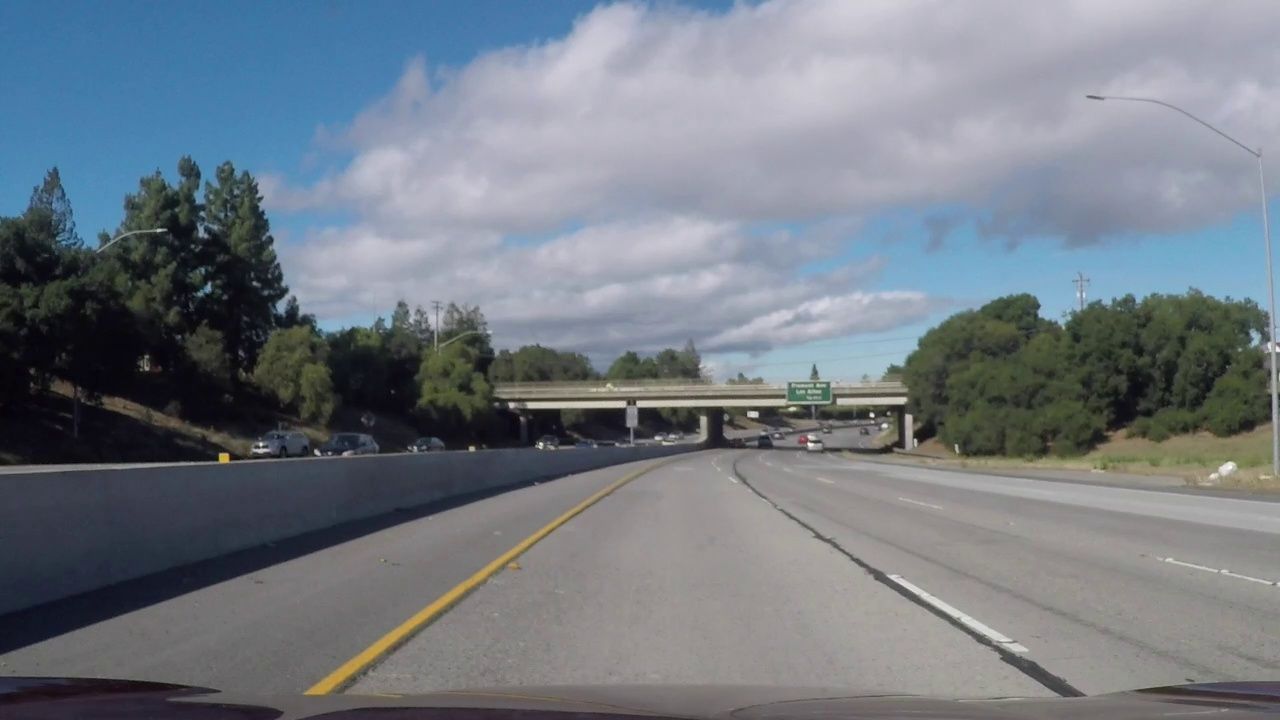
#> input picture test_images/challenge_video_frame_1.jpg, 1280 x 720 px; the run also reads 1 picture not shown here
$ jupyter execute --allow-errors Experiment.ipynb   (older library calls are emulated)
#> lines starting #> are read from the running program, lines starting #| are printed output that depends on the picture
### PerspectiveTransformation.py
import cv2
import numpy as np

class PerspectiveTransformation:
    """ This a class for transforming image between front view and top view

    Attributes:
        src (np.array): Coordinates of 4 source points
        dst (np.array): Coordinates of 4 destination points
        M (np.array): Matrix to transform image from front view to top view
        M_inv (np.array): Matrix to transform image from top view to front view
    """
    def __init__(self):
        """Init PerspectiveTransformation."""
        self.src = np.float32([(550, 460),     # top-left
                               (150, 720),     # bottom-left
                               (1200, 720),    # bottom-right
                               (770, 460)])    # top-right
        self.dst = np.float32([(100, 0),
                               (100, 720),
                               (1100, 720),
                               (1100, 0)])
        self.M = cv2.getPerspectiveTransform(self.src, self.dst)
        self.M_inv = cv2.getPerspectiveTransform(self.dst, self.src)

    # [25 lines left out: functions forward, backward, not called in this run]

### LaneLines.py
import cv2
import numpy as np
import matplotlib.image as mpimg

def hist(img):
    bottom_half = img[img.shape[0]//2:,:]
    return np.sum(bottom_half, axis=0)

class LaneLines:
    """ Class containing information about detected lane lines.

    Attributes:
        left_fit (np.array): Coefficients of a polynomial that fit left lane line
        right_fit (np.array): Coefficients of a polynomial that fit right lane line
        parameters (dict): Dictionary containing all parameters needed for the pipeline
        debug (boolean): Flag for debug/normal mode
    """
    def __init__(self):
        """Init Lanelines.

        Parameters:
            left_fit (np.array): Coefficients of polynomial that fit left lane
            right_fit (np.array): Coefficients of polynomial that fit right lane
            binary (np.array): binary image
        """
        self.left_fit = None
        self.right_fit = None
        self.binary = None
        self.nonzero = None
        self.nonzerox = None
        self.nonzeroy = None
        self.clear_visibility = True
        self.dir = []
        self.left_curve_img = mpimg.imread('left_turn.png')
        self.right_curve_img = mpimg.imread('right_turn.png')
        self.keep_straight_img = mpimg.imread('straight.png')
        self.left_curve_img = cv2.normalize(src=self.left_curve_img, dst=None, alpha=0, beta=255, norm_type=cv2.NORM_MINMAX, dtype=cv2.CV_8U)
        self.right_curve_img = cv2.normalize(src=self.right_curve_img, dst=None, alpha=0, beta=255, norm_type=cv2.NORM_MINMAX, dtype=cv2.CV_8U)
        self.keep_straight_img = cv2.normalize(src=self.keep_straight_img, dst=None, alpha=0, beta=255, norm_type=cv2.NORM_MINMAX, dtype=cv2.CV_8U)

        # HYPERPARAMETERS
        # Number of sliding windows
        self.nwindows = 9
        # Width of the the windows +/- margin
        self.margin = 100
        # Mininum number of pixels found to recenter window
        self.minpix = 50

    # [228 lines left out: functions forward, pixels_in_window, extract_features, find_lane_pixels, fit_poly, plot and 1 more, not called in this run]

### Experiment.ipynb
[cell 1]
import numpy as np
import matplotlib.pyplot as plt
import matplotlib.image as mpimg
import cv2
from IPython.display import HTML, Video
from moviepy.editor import VideoFileClip
from PerspectiveTransformation import *
from LaneLines import *

[cell 2]
images = []
images.append(mpimg.imread('test_images/challenge_video_frame_1.jpg'))
images.append(mpimg.imread('test_images/challenge_video_frame_100.jpg'))
images.append(mpimg.imread('test_images/challenge_video_frame_110.jpg'))
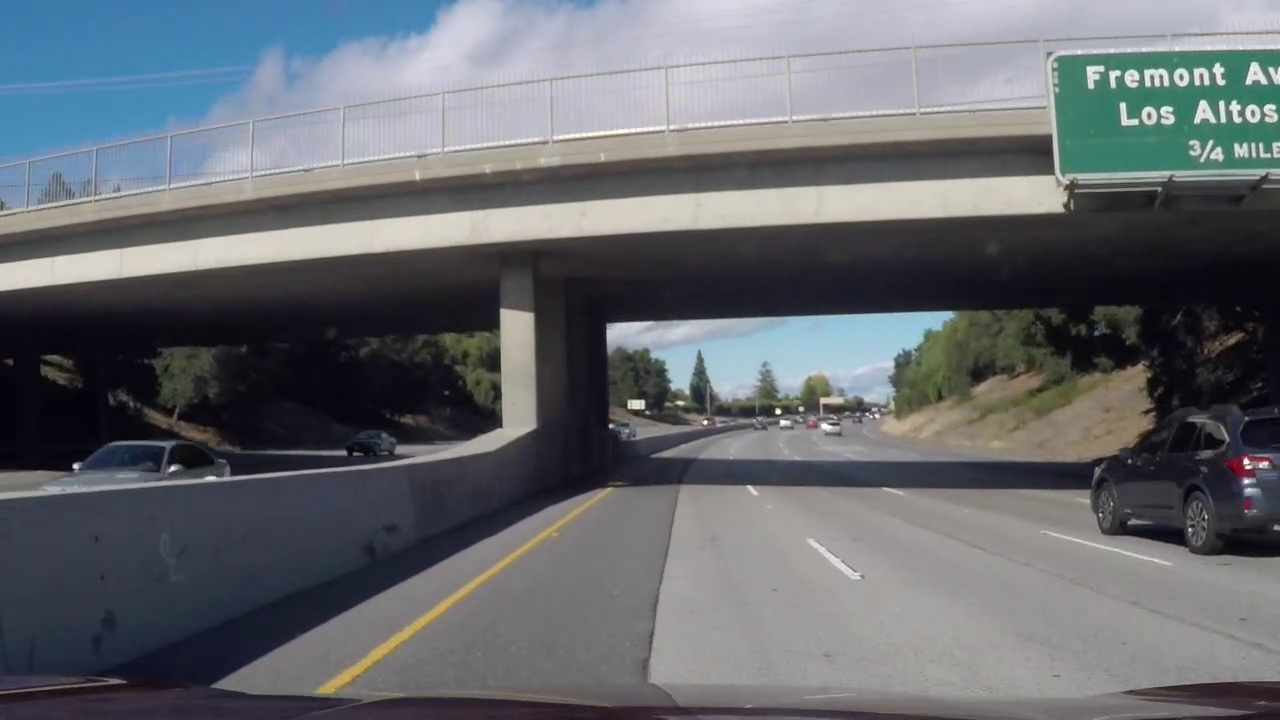
#> input picture test_images/challenge_video_frame_110.jpg, 1280 x 720 px
images.append(mpimg.imread('test_images/challenge_video_frame_120.jpg'))
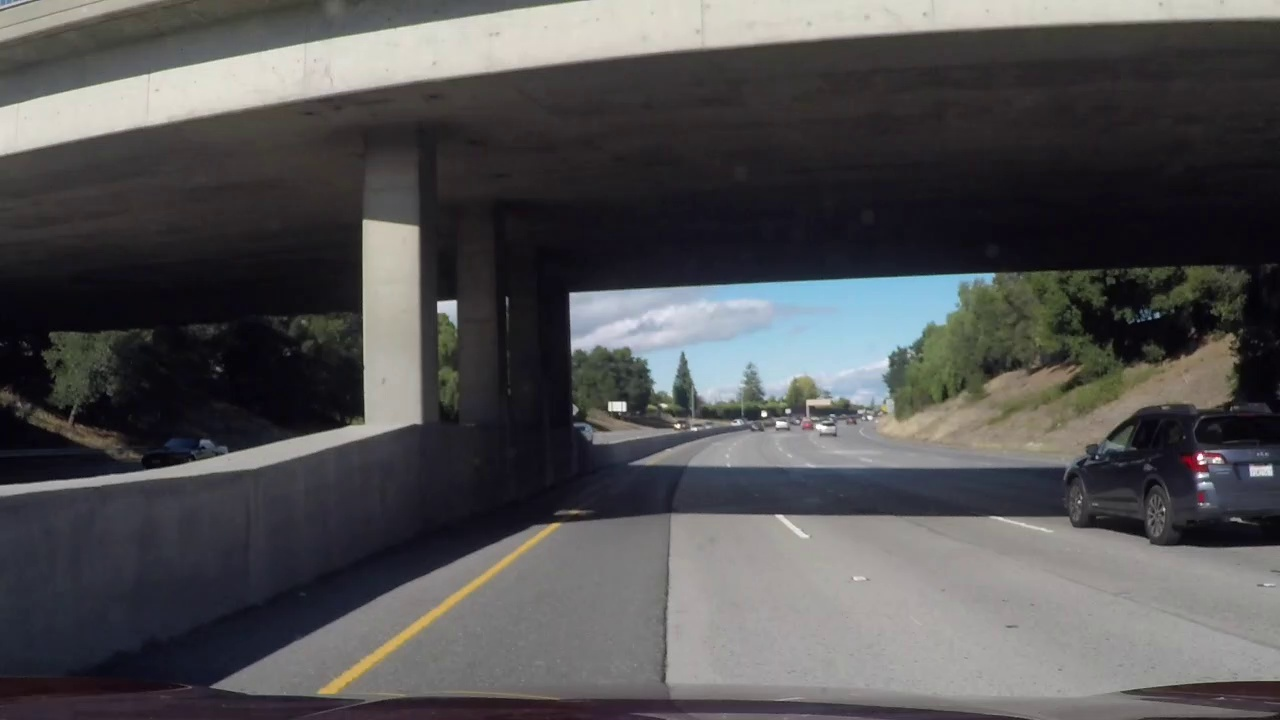
#> input picture test_images/challenge_video_frame_120.jpg, 1280 x 720 px
images.append(mpimg.imread('test_images/challenge_video_frame_130.jpg'))
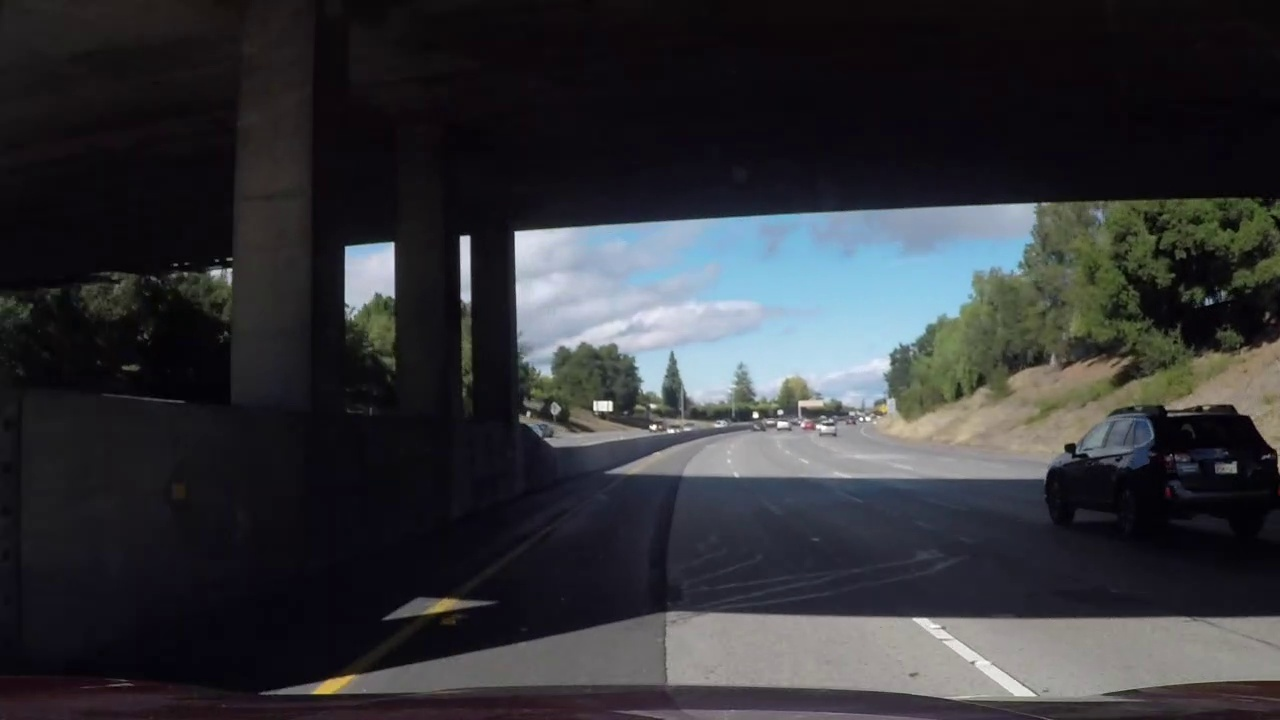
#> input picture test_images/challenge_video_frame_130.jpg, 1280 x 720 px
images.append(mpimg.imread('test_images/challenge_video_frame_140.jpg'))
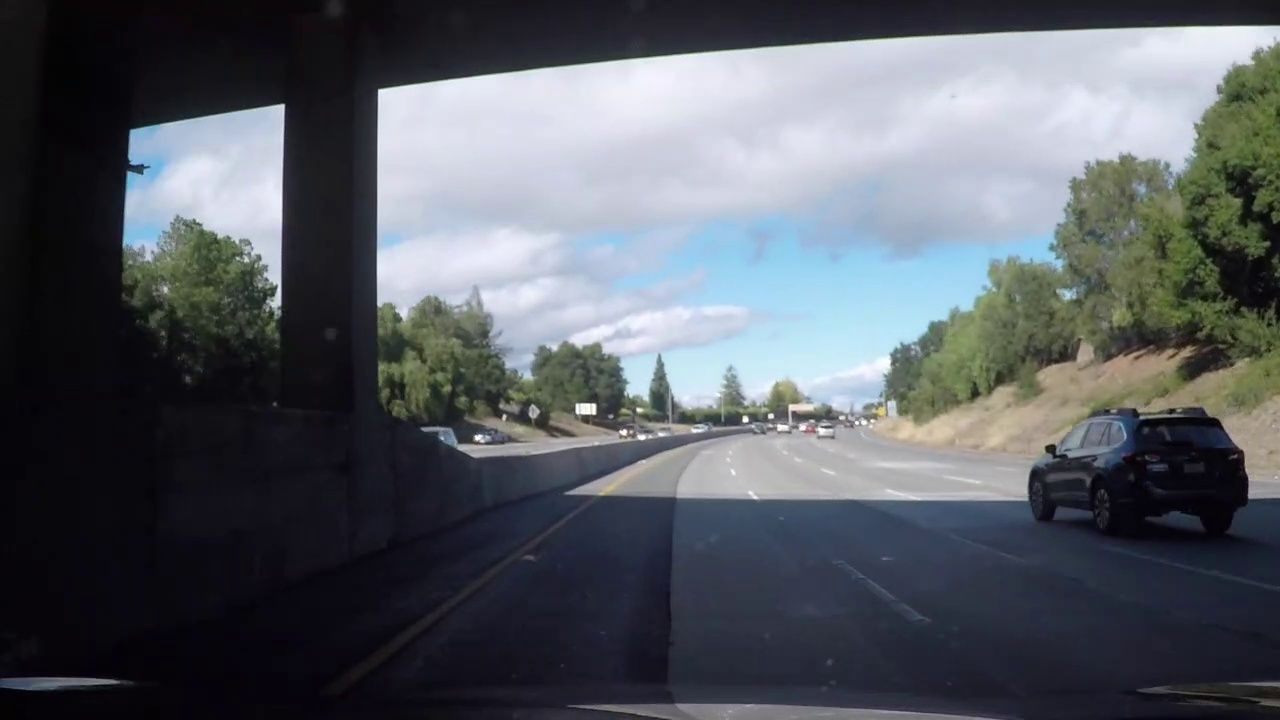
#> input picture test_images/challenge_video_frame_140.jpg, 1280 x 720 px

[cell 3]
images1 = []
#> (the rest of this cell did not finish here and is left out)

[cell 4]
images2 = []
#> images2 = []
#> (the rest of this cell did not finish here and is left out)

[cell 5]
# [11 lines left out: function plot, not called in this run]

#> (a cell that did not finish here is left out)

#> (a cell that did not finish here is left out)

[cell 8]
# [7 lines left out: function threshold_rel, not called in this run]

def threshold_abs(img, lo, hi):
    return np.uint8((img >= lo) & (img <= hi)) * 255

[cell 9]
# [23 lines left out: function test, not called in this run]

#> (a cell that did not finish here is left out)

#> (a cell that did not finish here is left out)

#> (a cell that did not finish here is left out)

#> (a cell that did not finish here is left out)

#> (a cell that did not finish here is left out)

#> (a cell that did not finish here is left out)

[cell 16]
birdeye = PerspectiveTransformation()
#> in __init__, `self.src = np.float32([(550, 460),`: self.src = [[550, 460], [150, 720], [1200, 720], [770, 460]]
#> in __init__, `self.M = cv2.getPerspectiveTransform(self.src, self.dst)`: self.M = [[-0.801, -1.49, 1107.4], [-1.71e-15, -2.33, 1071.3], [-1.75e-18, -0.00256, 1]]
#> in __init__, `self.M_inv = cv2.getPerspectiveTransform(self.dst, self.src)`: self.M_inv = [[0.22, -0.72, 528], [-3.1e-16, -0.429, 460], [-6.65e-19, -0.0011, 1]]
